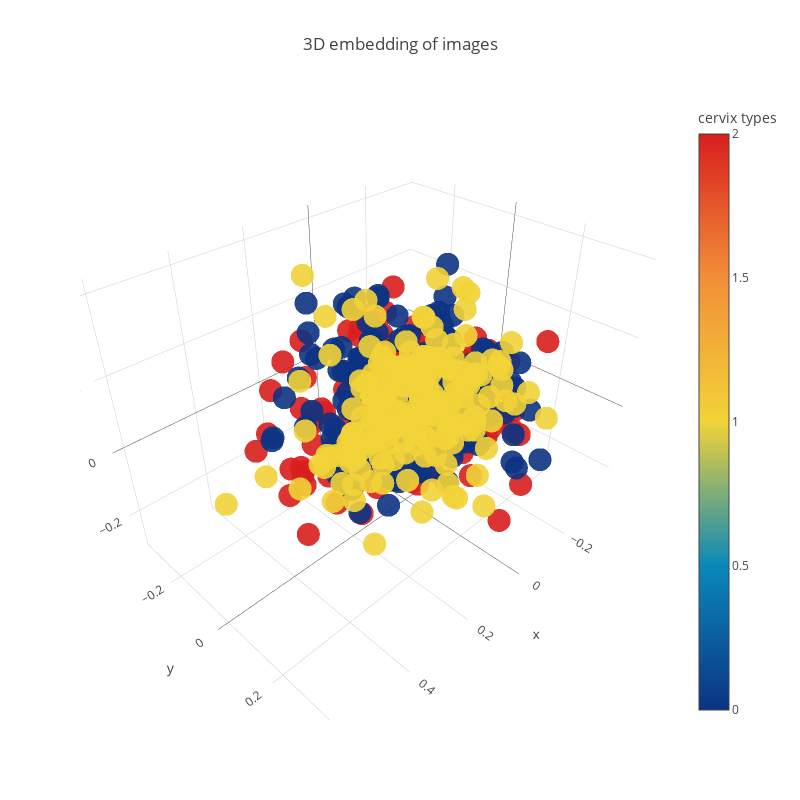

Write notebook code for a chart like this one.
### Code cell
from sklearn.decomposition import PCA 
pca = PCA(n_components=3)
pca_3d = pca.fit_transform(gray_imgs_mat)

trace1 = go.Scatter3d(
    x=pca_3d[:,0],
    y=pca_3d[:,1],
    z=pca_3d[:,2],
    mode='markers',
    marker=dict(
        sizemode='diameter',
        color = preprocessing.LabelEncoder().fit_transform(all_image_types),
        colorscale = 'Portland',
        colorbar = dict(title = 'cervix types'),
        line=dict(color='rgb(255, 255, 255)'),
        opacity=0.9
    )
)

data=[trace1]
layout=dict(height=800, width=800, title='3D embedding of images')
fig=dict(data=data, layout=layout)
py.iplot(fig, filename='3DBubble')

### Figure 1 — Plotly figure (JSON) as saved in the notebook; plotly's stock layout.template omitted (floating-point values rounded to 4 significant figures; data arrays with more than 128 entries replaced by an {"elided": "..."} marker saying what was removed)
{"data": [{"marker": {"color": {"elided": "600 int values"}, "colorbar": {"title": "cervix types"}, "colorscale": "Portland", "line": {"color": "rgb(255, 255, 255)"}, "opacity": 0.9, "sizemode": "diameter"}, "mode": "markers", "type": "scatter3d", "x": {"elided": "600 float values"}, "y": {"elided": "600 float values"}, "z": {"elided": "600 float values"}}], "layout": {"height": 800, "title": "3D embedding of images", "width": 800}}
